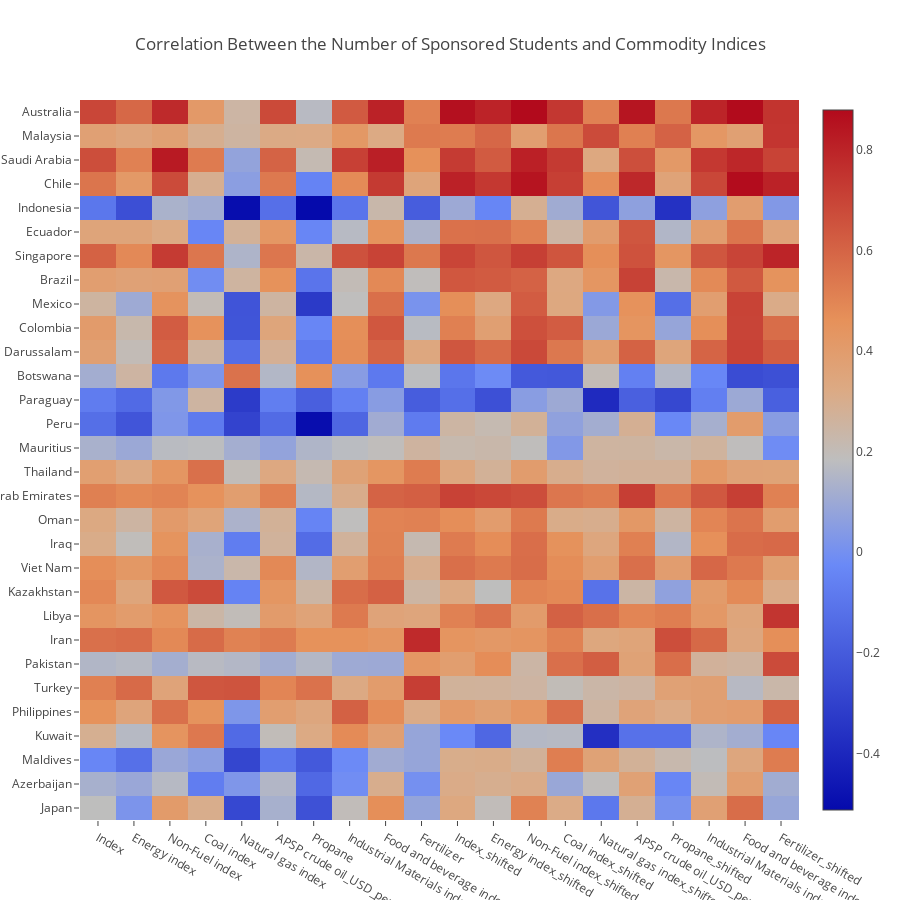

The code cell stored with this chart in its notebook:
### Markdown cell above
## Heatmap

### Code cell
trace = go.Heatmap(z=correlation_df.values,
                   x=correlation_df.columns.values,
                   y=correlation_df.index.values)

layout = go.Layout(
    title="Correlation Between the Number of Sponsored Students and Commodity Indices",
    autosize=False,
    width=900,
    height=900)

fig = go.Figure(data=[trace], layout=layout)
iplot(fig)

### Figure 1 — Plotly figure (JSON) as saved in the notebook; plotly's stock layout.template omitted (floating-point values rounded to 4 significant figures; data arrays with more than 128 entries replaced by an {"elided": "..."} marker saying what was removed)
{"data": [{"type": "heatmap", "uid": "1d389992-dc45-43b0-90d1-11b86048490f", "x": ["Index", "Energy index", "Non-Fuel index", "Coal index", "Natural gas index", "APSP crude oil_USD_per_bbl", "Propane", "Industrial Materials index", "Food and beverage index", "Fertilizer", "Index_shifted", "Energy index_shifted", "Non-Fuel index_shifted", "Coal index_shifted", "Natural gas index_shifted", "APSP crude oil_USD_per_bbl_shifted", "Propane_shifted", "Industrial Materials index_shifted", "Food and beverage index_shifted", "Fertilizer_shifted"], "y": ["Japan", "Azerbaijan", "Maldives", "Kuwait", "Philippines", "Turkey", "Pakistan", "Iran", "Libya", "Kazakhstan", "Viet Nam", "Iraq", "Oman", "United Arab Emirates", "Thailand", "Mauritius", "Peru", "Paraguay", "Botswana", "Brunei Darussalam", "Colombia", "Mexico", "Brazil", "Singapore", "Ecuador", "Indonesia", "Chile", "Saudi Arabia", "Malaysia", "Australia"], "z": {"elided": "30x20 float values"}}], "layout": {"autosize": false, "height": 900, "title": {"text": "Correlation Between the Number of Sponsored Students and Commodity Indices"}, "width": 900}}
